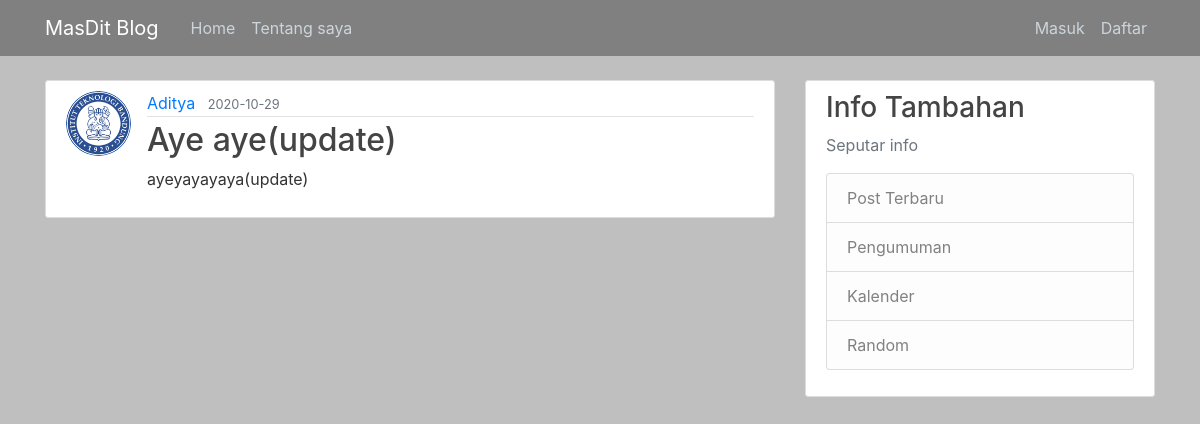
/post/1, run on the app's committed database.
### flaskblog/models.py (models this page shows, shortened)
class User(db.Model, UserMixin):
    id = db.Column(db.Integer, primary_key=True)
    username = db.Column(db.String(20), unique=True, nullable=False)
    email = db.Column(db.String(120), unique=True, nullable=False)
    image_file = db.Column(db.String(20), nullable=False, default='default.jpg')
    password = db.Column(db.String(60), nullable=False)
    posts = db.relationship('Post', backref='author', lazy=True)

class Post(db.Model):
    id = db.Column(db.Integer, primary_key=True)
    title = db.Column(db.String(100), nullable=False)
    tanggal = db.Column(db.DateTime, nullable=False, default=datetime.utcnow)
    content = db.Column(db.Text, nullable=False)
    user_id= db.Column(db.Integer, db.ForeignKey('user.id'), nullable=False)

### flaskblog/posts/routes.py (the view)
@posts.route("/post/<int:post_id>")
def post(post_id):
    post = Post.query.get_or_404(post_id)
    return render_template('post.html', title=post.title, post=post)

### flaskblog/templates/post.html (shortened to what this page needs)
{% extends "layout.html" %}
{% block content %}
    <article class="media content-section">
        <img class="rounded-circle article-img" src="{{ url_for('static', filename='profile_pics/' + post.author.image_file) }}">
        <div class="media-body">
            <div class="article-metadata">
                <a class="mr-2" href="{{ url_for('users.user_posts', username=post.author.username) }}">{{ post.author.username }}</a>
                <small class="text-muted">{{ post.tanggal.strftime('%Y-%m-%d') }}</small>
            </div>
            <h2 class="article-title">{{ post.title }}</h2>
            <p class="article-content">{{ post.content }}</p>
        </div>
    </article>
{% endblock content %}

### flaskblog/static/main.css (style rules this page uses)
body { background: #BFBFBF; color: #333333; margin-top: 5rem; }
h1, h2, h3, h4, h5, h6 { color: #444444; }
.content-section { background: #ffffff; padding: 10px 20px; border: 1px solid #dddddd; border-radius: 3px; margin-bottom: 20px; }
.article-title { color: #444444; }
.article-content { white-space: pre-line; }
.article-img { height: 65px; width: 65px; margin-right: 16px; }
.article-metadata { padding-bottom: 1px; margin-bottom: 4px; border-bottom: 1px solid #e3e3e3 }

### data on the page
User: image_file (picture), author.username "Aditya"
Post: tanggal "2020-10-29", title "Aye aye(update)", content "ayeyayayaya(update)"
